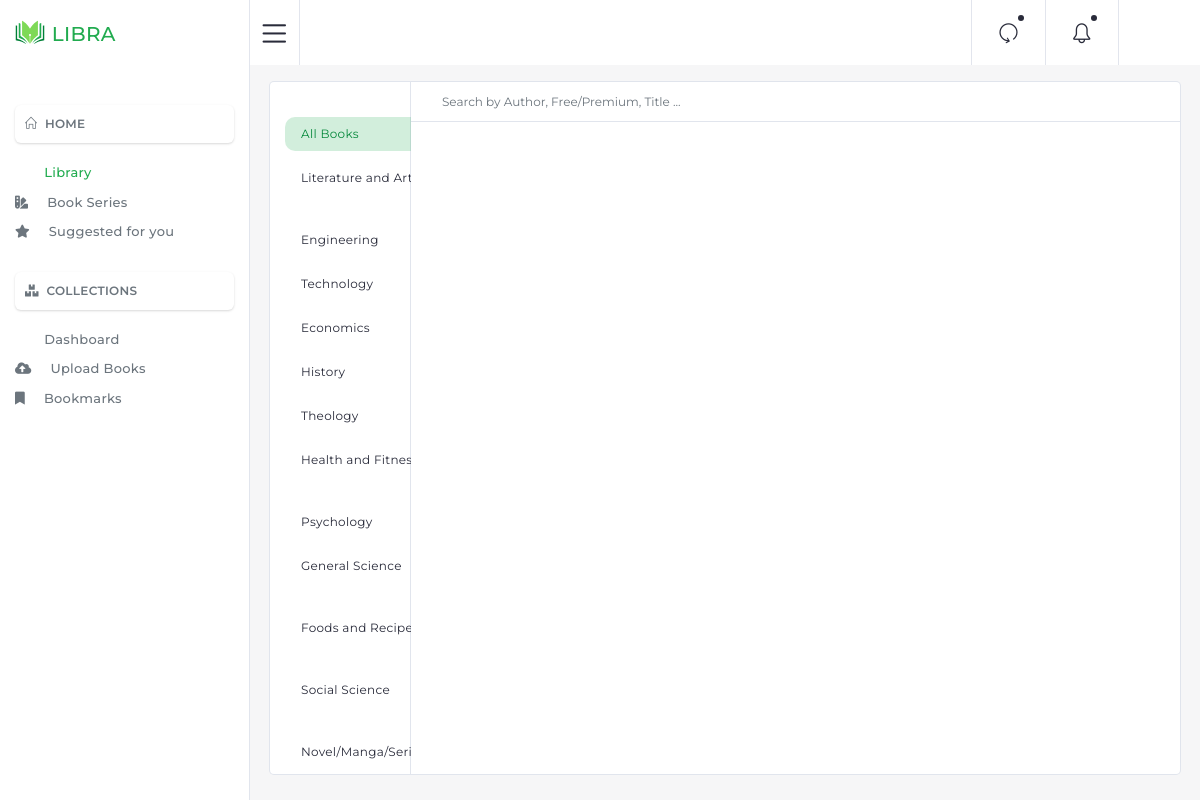
Before: /app/author/library.php with the older database file.
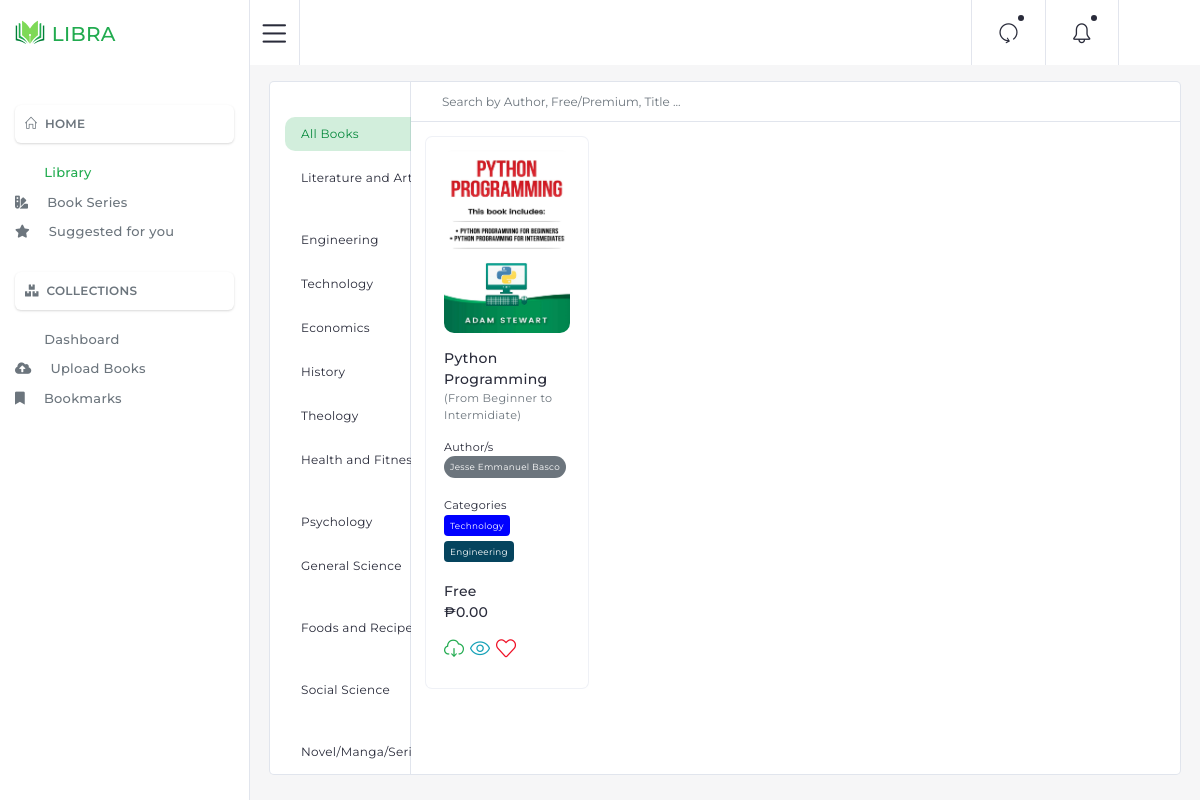
After: the same page with the newer database file.
### tables this page shows
CREATE TABLE `tblcategories` (
  `categoryID` int(10) NOT NULL,
  `categoryName` varchar(50) NOT NULL,
  `categoryThemeColor` varchar(50) NOT NULL
);

CREATE TABLE `tblbooks` (
  `bookID` int(10) NOT NULL,
  `bookTitle` varchar(50) NOT NULL,
  `bookDesc` varchar(50) NOT NULL,
  `bookCover` varchar(50) NOT NULL,
  `bookPdf` varchar(255) NOT NULL,
  `bookType` int(10) NOT NULL,
  `bookPrice` float NOT NULL,
  `bookOverview` text NOT NULL,
  `bookStatus` int(11) NOT NULL,
  `upload_timestamp` timestamp NOT NULL DEFAULT current_timestamp() ON UPDATE current_timestamp()
);

CREATE TABLE `tblbook_author` (
  `book_authorID` int(11) NOT NULL,
  `authorID` int(11) NOT NULL,
  `bookID` int(10) NOT NULL
);

CREATE TABLE `tblprofile` (
  `profile_ID` int(10) NOT NULL,
  `accountID` int(10) NOT NULL,
  `firstName` varchar(255) NOT NULL,
  `lastName` varchar(255) NOT NULL,
  `contactInfo` int(50) NOT NULL,
  `emailAddress` varchar(255) NOT NULL,
  `profileImage` varchar(255) NOT NULL,
  `created_at` timestamp NOT NULL DEFAULT current_timestamp() ON UPDATE current_timestamp()
);

CREATE TABLE `tblbook_categories` (
  `book_categoryID` int(11) NOT NULL,
  `bookID` int(11) NOT NULL,
  `categoryID` int(11) NOT NULL
);

### app/author/library.php (the view, shortened to what the rows shown need)
<?php include($_SERVER['DOCUMENT_ROOT'].'/AppLibra/app/author/template/head.php') ?>
<?php include($_SERVER['DOCUMENT_ROOT'].'/AppLibra/app/author/template/sidebar.php') ?>
<?php
include($_SERVER['DOCUMENT_ROOT'].'/AppLibra/functions/conn.php');
$categories = "select * from tblcategories";
$allBooks = "SELECT tblbooks.bookID AS bookID, tblbooks.bookTitle AS bookTitle, tblbooks.bookDesc, tblbooks.bookCover AS bookCover,
                tblbooks.bookPdf AS bookPdf, tblbooks.bookOverview, tblbooks.bookStatus AS bookStatus, tblbooks.bookType AS bookType,
                tblbooks.bookPrice AS bookPrice, tblbooks.upload_timestamp AS upload_timestamp
                FROM tblbooks WHERE (((tblbooks.bookStatus)=1))";
$allBooks_result = mysqli_query($mysqli, $allBooks);
$categories_result = mysqli_query($mysqli, $categories);
?>
<main>
    <div class="row mx-1 pt-2">
        <div class="col-md-12">
            <div class="tab-content" id="myTabContent">
                <div class="tab-pane fade show active" id="Approved" role="tabpanel" aria-labelledby="Description">
                    <div class="row">
                        <div class="col-12 col-lg-2 mt-2 todo-menu-bar flip-menu pr-lg-0">
                            <div class="card border h-100 contact-menu-section"
                                style="position:left:0 !important; sticky !important;">
                                <ul class="nav flex-column contact-menu">
                                    <?php while($rows=mysqli_fetch_assoc($categories_result)) { ?>
                                    <li class="nav-item">
                                        <a class="nav-link" href="#"
                                            data-contacttype="<?php echo $rows['categoryID']; ?>">
                                            <?php echo $rows['categoryName']; ?>
                                        </a>
                                    </li>
                                    <?php } ?>
                                </ul>
                            </div>
                        </div>
                        <div class="col-12 col-lg-10 mt-2 pl-lg-0">
                            <div class="card border h-100 contact-list-section">
                                <div class="card-body p-0 overflow-auto" style="height:80vh !important;">
                                    <div class="contacts grid">
                                        <?php while($rows=mysqli_fetch_assoc($allBooks_result)) { ?>
                                        <div class="contact all-books">
                                            <div class="contact-content">
                                                <div class="contact-profile">
                                                    <img src="<?php $_SERVER['HTTP_HOST']; ?>/AppLibra/uploads/images/<?php echo $rows['bookCover']; ?>"
                                                        alt="avatar" class="user-image img-fluid">
                                                    <div class="contact-info">
                                                        <p class="contact-name mb-0"><?php echo $rows['bookTitle']; ?>
                                                        </p>
                                                        <p class="contact-position mb-0 small text-muted">
                                                            (<?php echo $rows['bookDesc']; ?>)</p>
                                                    </div>
                                                </div>
                                                <div class="contact-email">
                                                    <p class="mb-0 small">Author/s </p>
                                                    <?php
                                                            $bookID = $rows['bookID'];
                                                            $authors = "SELECT tblbook_author.book_authorID, tblbooks.bookID, tblauthor.authorID,
                                                                tblprofile.firstName AS fname, tblprofile.lastName AS lname, tblauthor.profile_ID
                                                                FROM ((tblbook_author INNER JOIN tblbooks ON tblbook_author.bookID = tblbooks.bookID) INNER JOIN
                                                                tblauthor ON tblbook_author.authorID = tblauthor.authorID) INNER JOIN tblprofile ON
                                                                tblauthor.profile_ID = tblprofile.profile_ID
                                                                WHERE (((tblbooks.bookID)='$bookID'))";
                                                                $authors_result = mysqli_query($mysqli, $authors);
                                                            ?>
                                                    <?php while($authors_rows=mysqli_fetch_assoc($authors_result)) { ?>
                                                    <span
                                                        class="badge badge-pill badge-secondary mb-1"><small><?php echo $authors_rows['fname']." ".$authors_rows['lname']; ?></small></span><br />
                                                    <?php } ?>
                                                </div>
                                                <div class="contact-email">
                                                    <p class="mb-0 small">Categories </p>
                                                    <?php
                                                            $bookID = $rows['bookID'];
                                                            $categories = "SELECT tblbook_categories.book_categoryID, tblbooks.bookID,
                                                                            tblcategories.categoryID,
                                                                            tblcategories.categoryName AS categoryName, tblcategories.categoryThemeColor
                                                                            FROM (tblbook_categories INNER JOIN tblbooks ON tblbook_categories.bookID =
                                                                            tblbooks.bookID)
                                                                            INNER JOIN tblcategories ON tblbook_categories.categoryID =
                                                                            tblcategories.categoryID
                                                                            WHERE (((tblbooks.bookID)='$bookID'))";
                                                                            $categories_result = mysqli_query($mysqli, $categories);
                                                            ?>
                                                    <?php while($categories_rows=mysqli_fetch_assoc($categories_result)) { ?>
                                                    <span class="badge badge badge-success mb-1"
                                                        style="background:<?php echo $categories_rows['categoryThemeColor'] ?> !important;"><small><?php echo $categories_rows['categoryName']; ?></small>
                                                    </span>
                                                    <?php } ?>
                                                </div>
                                                <div class="contact-email">
                                                    <p class="mb-0 small">
                                                        <?php
                                                            if($rows['bookType'] == 0)
                                                            {
                                                                echo '<p class="user-email">Free</p>';
                                                            }
                                                            else{
                                                                echo '<p class="user-email">Premium</p>';
                                                            }
                                                        ?>
                                                    </p>
                                                    <p class="user-email">₱<?php echo $rows['bookPrice'] ?>.00</p>
                                                </div>
                                                <div class="line-h-1 h5">
                                                    <a class="text-success" href="#"><i
                                                            class="icon-cloud-download"></i></a>
                                                    <a class="text-info" href="#"><i class="icon-eye"></i></a>
                                                    <a class="text-danger" href="#"><i class="icon-heart"></i></a>
                                                </div>
                                            </div>
                                        </div>
                                        <?php } ?>
                                    </div>
                                </div>
                            </div>
                        </div>
                    </div>
                </div>
            </div>
        </div>
    </div>
</main>
<?php include($_SERVER['DOCUMENT_ROOT'].'/AppLibra/app/author/template/footer.php') ?>

Changed rows visible on the page:
added tblbooks: bookCover (picture), bookTitle "Python Programming", bookDesc "From Beginner to Intermidiate", bookType "Free", bookPrice "0"
added tblbook_author: tblprofile.firstName "Jesse Emmanuel", tblprofile.lastName "Basco"
added tblbook_categories: categoryID.categoryName "Technology"
added tblbook_categories: categoryID.categoryName "Engineering"
